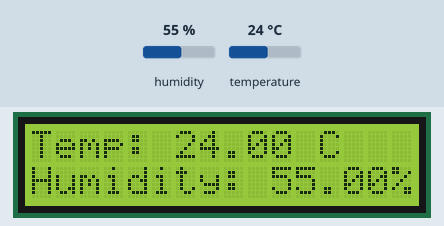
The program below on a simulated ESP32. Shown: 16×2 character LCD. The inputs (shaded band) are chosen by the test bench; at power-on: humidity 55 %, temperature 24 °C. What the program prints to the serial monitor is not drawn.

Above: at 1.2 s.
1.3 s: humidity set to 22 %
At 2.1 s:
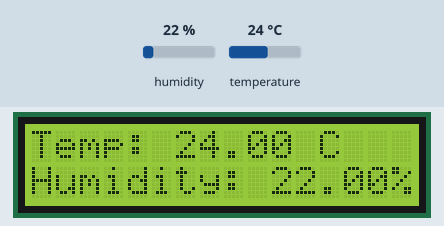
2.8 s: temperature set to 12 °C
At 3.5 s:
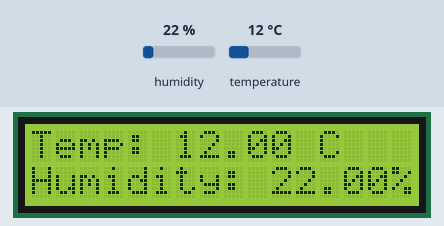
4.7 s: humidity set to 40 %
At 6.1 s:
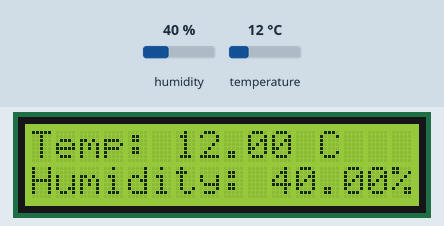
6.5 s: temperature set to 19 °C
At 7.6 s:
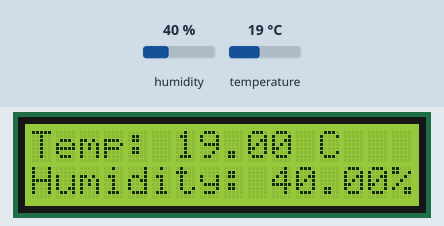
Timing chart, 0 to 9.4 s (numbered marks = the images above; inputs shaded):
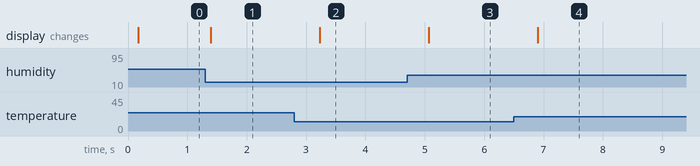

The program:

main.cpp
```cpp
#include <Arduino.h>
#include <Wire.h>
#include <LiquidCrystal_I2C.h>
#include <Adafruit_AHTX0.h>

// Dirección I2C de la pantalla LCD (puedes cambiar esto según la dirección real de tu pantalla)
#define LCD_ADDRESS 0x27
// Configuración de la pantalla LCD (puedes cambiar esto según las dimensiones de tu pantalla)
#define LCD_COLUMNS 16
#define LCD_ROWS 2

// Inicialización de la pantalla LCD
LiquidCrystal_I2C lcd(LCD_ADDRESS, LCD_COLUMNS, LCD_ROWS);

Adafruit_AHTX0 aht;

void setup() {
  Serial.begin(115200);
  Serial.println("Adafruit AHT10/AHT20 demo!");

  if (! aht.begin()) {
    Serial.println("Could not find AHT? Check wiring");
    while (1) delay(10);
  }
  Serial.println("AHT10 or AHT20 found");

  // Inicialización de la pantalla LCD
  lcd.init();
  lcd.backlight();
}

void loop() {
  sensors_event_t humidity, temp;
  aht.getEvent(&humidity, &temp); // Populate temp and humidity objects with fresh data

  // Imprime los valores de temperatura y humedad en el monitor serial
  Serial.print("Temperature: ");
  Serial.print(temp.temperature);
  Serial.println(" degrees C");
  Serial.print("Humidity: ");
  Serial.print(humidity.relative_humidity);
  Serial.println("% rH");

  // Borra el contenido previo de la pantalla LCD
  lcd.clear();

  // Imprime los valores de temperatura y humedad en la pantalla LCD
  lcd.setCursor(0, 0);
  lcd.print("Temp: ");
  lcd.print(temp.temperature);
  lcd.print(" C");

  lcd.setCursor(0, 1);
  lcd.print("Humidity: ");
  lcd.print(humidity.relative_humidity);
  lcd.print("%");

  // Espera 500 milisegundos antes de repetir el proceso
  delay(500);
}
```

Measured:
- after the input at 1.3 s, the display: changes after 0.10 s (image 1)
- after the input at 2.8 s, the display: changes after 0.43 s (image 2)
- after the input at 4.7 s, the display: changes after 0.37 s (image 3)
- after the input at 6.5 s, the display: changes after 0.40 s (image 4)
